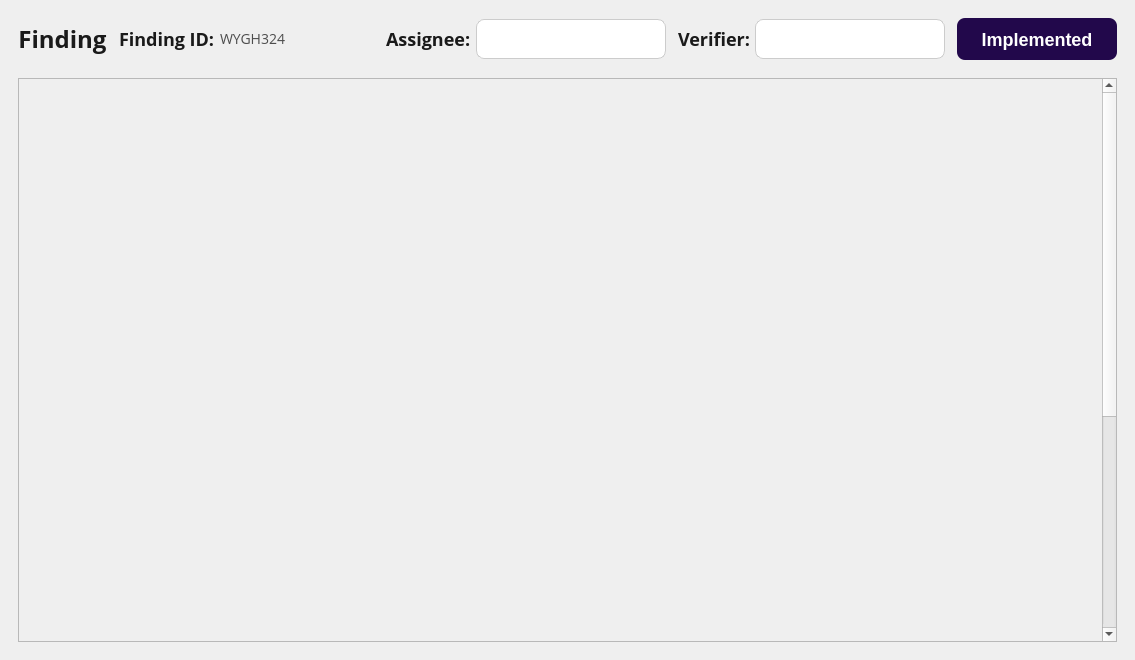
<?xml version="1.0" encoding="UTF-8"?>
<ui version="4.0">
 <class>FindingPage</class>
 <widget class="QWidget" name="FindingPage">
  <property name="geometry">
   <rect>
    <x>0</x>
    <y>0</y>
    <width>1135</width>
    <height>660</height>
   </rect>
  </property>
  <property name="windowTitle">
   <string>Form</string>
  </property>
  <property name="styleSheet">
   <string notr="true">#backButton {
	background: transparent;
	border: none;
	font-family: Open Sans;
	font-size: 24px;
	line-height: 34px;
	letter-spacing: 0%;
	font-weight: 600;
	color: #1A1A1A;
}

#findingIDTextLabel,
#assigneeLabel,
#verifierLabel {
	font-family: Open Sans;
	font-size: 18px;
	line-height: 26px;
	letter-spacing: 0%;
	font-weight: 600;
	color: #1A1A1A;
}

#findingIDValueLabel {
	font-family: Open Sans;
	font-size: 14px;
	line-height: 22px;
	letter-spacing: 0%;
	font-weight: 400;
	color: #4D4D4D;
}

#menuButton {
	background-color: #22084B;
	border-radius: 8px;
	border: none;
	font-size: 18px;
	font-weight: 500;
	color: white;
}

QComboBox {
    background-color: white;
    border: 1px solid #ccc;
    border-radius: 8px;
    padding: 4px 15px;
    font-size: 14px;
    color: #333;
}

QComboBox::drop-down {
    subcontrol-origin: padding;
    subcontrol-position: top right;
    width: 24px;
    border: none;
}

QComboBox::down-arrow {
    image: url(:/images/chevron-down.svg);
    width: 16px;
    height: 16px;
}

QComboBox::down-arrow:on {
    image: url(:/images/chevron-up.svg);
}

QComboBox QLineEdit { 
    color: black; 
} 

QComboBox QLineEdit:placeholder { 
    color: gray; 
}

QComboBox QAbstractItemView {
    background-color: white;
    margin-top: 0px;
    border: 1px solid #ccc;
    border-radius: 8px;
	outline: none;
}

/* Each dropdown item */
QComboBox QAbstractItemView::item {
	color: #1A1A1A;
    padding: 6px 12px;
    border-radius: 4px;
}

/* Hovered item */
QComboBox QAbstractItemView::item:hover {
    background-color: #e6f2ff;
}

/* Selected item */
QComboBox QAbstractItemView::item:selected {
    background-color: #d0e8ff;
    color: #1a1a1a;
}</string>
  </property>
  <layout class="QVBoxLayout" name="verticalLayout">
   <property name="spacing">
    <number>18</number>
   </property>
   <property name="leftMargin">
    <number>18</number>
   </property>
   <property name="topMargin">
    <number>18</number>
   </property>
   <property name="rightMargin">
    <number>18</number>
   </property>
   <property name="bottomMargin">
    <number>18</number>
   </property>
   <item>
    <layout class="QHBoxLayout" name="horizontalLayout">
     <property name="spacing">
      <number>12</number>
     </property>
     <property name="leftMargin">
      <number>0</number>
     </property>
     <property name="topMargin">
      <number>0</number>
     </property>
     <property name="bottomMargin">
      <number>0</number>
     </property>
     <item>
      <widget class="QPushButton" name="backButton">
       <property name="text">
        <string>Finding</string>
       </property>
       <property name="icon">
        <iconset resource="../../../../../../Resources/Resources.qrc">
         <normaloff>:/images/Automations/back.png</normaloff>:/images/Automations/back.png</iconset>
       </property>
      </widget>
     </item>
     <item>
      <widget class="QWidget" name="widget" native="true">
       <layout class="QHBoxLayout" name="horizontalLayout_4">
        <property name="spacing">
         <number>5</number>
        </property>
        <property name="leftMargin">
         <number>0</number>
        </property>
        <property name="topMargin">
         <number>0</number>
        </property>
        <property name="rightMargin">
         <number>0</number>
        </property>
        <property name="bottomMargin">
         <number>0</number>
        </property>
        <item>
         <widget class="QLabel" name="findingIDTextLabel">
          <property name="text">
           <string>Finding ID:</string>
          </property>
         </widget>
        </item>
        <item>
         <widget class="QLabel" name="findingIDValueLabel">
          <property name="text">
           <string>WYGH324</string>
          </property>
         </widget>
        </item>
       </layout>
      </widget>
     </item>
     <item>
      <spacer name="horizontalSpacer">
       <property name="orientation">
        <enum>Qt::Orientation::Horizontal</enum>
       </property>
       <property name="sizeHint" stdset="0">
        <size>
         <width>40</width>
         <height>20</height>
        </size>
       </property>
      </spacer>
     </item>
     <item>
      <widget class="QWidget" name="AssigneeBox" native="true">
       <property name="maximumSize">
        <size>
         <width>16777215</width>
         <height>42</height>
        </size>
       </property>
       <layout class="QHBoxLayout" name="horizontalLayout_2">
        <property name="spacing">
         <number>5</number>
        </property>
        <property name="leftMargin">
         <number>10</number>
        </property>
        <property name="topMargin">
         <number>0</number>
        </property>
        <property name="rightMargin">
         <number>0</number>
        </property>
        <property name="bottomMargin">
         <number>0</number>
        </property>
        <item>
         <widget class="QLabel" name="assigneeLabel">
          <property name="text">
           <string>Assignee:</string>
          </property>
         </widget>
        </item>
        <item>
         <widget class="QComboBox" name="assigneeSelect">
          <property name="sizePolicy">
           <sizepolicy hsizetype="Fixed" vsizetype="Fixed">
            <horstretch>0</horstretch>
            <verstretch>0</verstretch>
           </sizepolicy>
          </property>
          <property name="minimumSize">
           <size>
            <width>190</width>
            <height>40</height>
           </size>
          </property>
          <property name="maximumSize">
           <size>
            <width>190</width>
            <height>40</height>
           </size>
          </property>
          <property name="editable">
           <bool>true</bool>
          </property>
         </widget>
        </item>
       </layout>
      </widget>
     </item>
     <item>
      <widget class="QWidget" name="VerifierBox" native="true">
       <property name="minimumSize">
        <size>
         <width>0</width>
         <height>42</height>
        </size>
       </property>
       <property name="maximumSize">
        <size>
         <width>16777215</width>
         <height>42</height>
        </size>
       </property>
       <layout class="QHBoxLayout" name="horizontalLayout_3">
        <property name="spacing">
         <number>5</number>
        </property>
        <property name="leftMargin">
         <number>0</number>
        </property>
        <property name="topMargin">
         <number>0</number>
        </property>
        <property name="rightMargin">
         <number>0</number>
        </property>
        <property name="bottomMargin">
         <number>0</number>
        </property>
        <item>
         <widget class="QLabel" name="verifierLabel">
          <property name="text">
           <string>Verifier:</string>
          </property>
         </widget>
        </item>
        <item>
         <widget class="QComboBox" name="verifierSelect">
          <property name="sizePolicy">
           <sizepolicy hsizetype="Fixed" vsizetype="Fixed">
            <horstretch>190</horstretch>
            <verstretch>40</verstretch>
           </sizepolicy>
          </property>
          <property name="minimumSize">
           <size>
            <width>190</width>
            <height>40</height>
           </size>
          </property>
          <property name="styleSheet">
           <string notr="true"/>
          </property>
          <property name="editable">
           <bool>true</bool>
          </property>
         </widget>
        </item>
       </layout>
      </widget>
     </item>
     <item>
      <widget class="QPushButton" name="menuButton">
       <property name="sizePolicy">
        <sizepolicy hsizetype="Fixed" vsizetype="Fixed">
         <horstretch>0</horstretch>
         <verstretch>0</verstretch>
        </sizepolicy>
       </property>
       <property name="minimumSize">
        <size>
         <width>160</width>
         <height>42</height>
        </size>
       </property>
       <property name="maximumSize">
        <size>
         <width>160</width>
         <height>42</height>
        </size>
       </property>
       <property name="layoutDirection">
        <enum>Qt::LayoutDirection::RightToLeft</enum>
       </property>
       <property name="styleSheet">
        <string notr="true"/>
       </property>
       <property name="text">
        <string>Implemented</string>
       </property>
       <property name="icon">
        <iconset resource="../../../../../../Resources/Resources.qrc">
         <normaloff>:/images/Reviews/dropdown_white.svg</normaloff>:/images/Reviews/dropdown_white.svg</iconset>
       </property>
      </widget>
     </item>
    </layout>
   </item>
   <item>
    <widget class="QScrollArea" name="scrollArea">
     <property name="widgetResizable">
      <bool>true</bool>
     </property>
     <widget class="QWidget" name="container">
      <property name="geometry">
       <rect>
        <x>0</x>
        <y>0</y>
        <width>1080</width>
        <height>939</height>
       </rect>
      </property>
      <layout class="QVBoxLayout" name="verticalLayout_2">
       <property name="spacing">
        <number>18</number>
       </property>
       <property name="leftMargin">
        <number>0</number>
       </property>
       <property name="topMargin">
        <number>0</number>
       </property>
       <property name="rightMargin">
        <number>10</number>
       </property>
       <property name="bottomMargin">
        <number>0</number>
       </property>
       <item>
        <widget class="FindingWidget" name="findingWidget" native="true">
         <property name="sizePolicy">
          <sizepolicy hsizetype="Preferred" vsizetype="Maximum">
           <horstretch>0</horstretch>
           <verstretch>0</verstretch>
          </sizepolicy>
         </property>
         <property name="maximumSize">
          <size>
           <width>16777215</width>
           <height>168</height>
          </size>
         </property>
        </widget>
       </item>
       <item>
        <widget class="ReviewItemDetailTable" name="reviewItemDetailTable" native="true">
         <property name="sizePolicy">
          <sizepolicy hsizetype="Preferred" vsizetype="Fixed">
           <horstretch>0</horstretch>
           <verstretch>0</verstretch>
          </sizepolicy>
         </property>
         <property name="minimumSize">
          <size>
           <width>0</width>
           <height>743</height>
          </size>
         </property>
         <property name="maximumSize">
          <size>
           <width>16777215</width>
           <height>743</height>
          </size>
         </property>
        </widget>
       </item>
       <item>
        <widget class="FindingCommentPanel" name="commentPanel" native="true">
         <property name="minimumSize">
          <size>
           <width>0</width>
           <height>150</height>
          </size>
         </property>
        </widget>
       </item>
      </layout>
     </widget>
    </widget>
   </item>
  </layout>
 </widget>
 <customwidgets>
  <customwidget>
   <class>ReviewItemDetailTable</class>
   <extends>QWidget</extends>
   <header>reviewitemdetailtable.h</header>
   <container>1</container>
  </customwidget>
  <customwidget>
   <class>FindingCommentPanel</class>
   <extends>QWidget</extends>
   <header>findingcommentpanel.h</header>
   <container>1</container>
  </customwidget>
  <customwidget>
   <class>FindingWidget</class>
   <extends>QWidget</extends>
   <header location="global">findingwidget.h</header>
   <container>1</container>
  </customwidget>
 </customwidgets>
 <resources>
  <include location="../../../../../../Resources/Resources.qrc"/>
 </resources>
 <connections/>
</ui>
